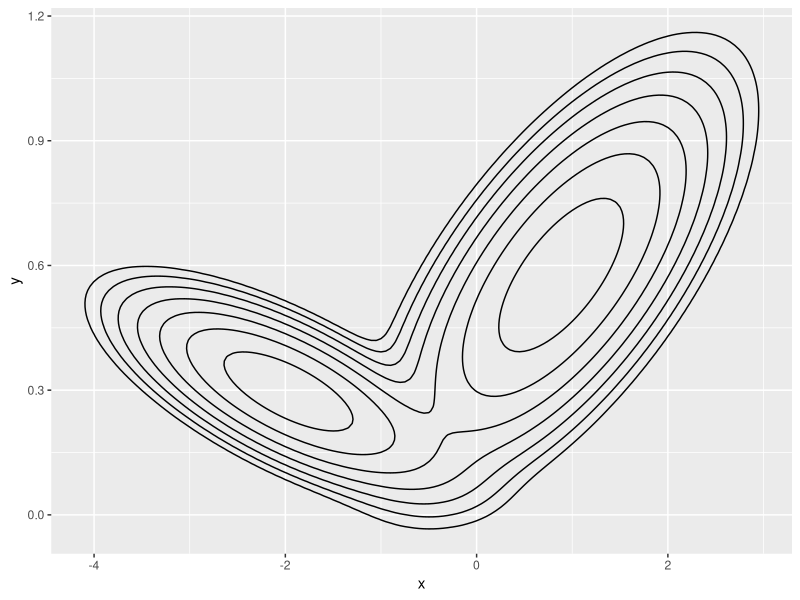

Write R code to recreate this figure.
## ---- chunk 1
knitr::opts_chunk$set(echo = TRUE)
## ---- chunk 2
library(ggplot2)
p_mixture <- function(x){
  f1 = x[1]+10*x[2]-1
  f2 = x[1]-0.1*x[2]+2
  f3 = x[1]-5*x[2] + 2
  f4 = x[1]+0.2*x[2] - 1
  return(exp(-f1**2-f2**2) + exp(-f3**2-f4**2))
}

x_all = seq(-5,5, by =0.05)
y_all = seq(-2,2, by =0.01)
data = expand.grid(x_all, y_all)
colnames(data) = c("x", "y")
z_all = apply(data, MARGIN = 1, p_mixture)
data$z = z_all
ggplot(data, aes(x=x, y=y, z = z)) + geom_contour(breaks = 10^(seq(-2,0, by =0.3)), colour = "black")
## ---- chunk 3
my_propensity <- function(Xs) {   # Xs: current state; you can also supply parameters
  
  #output: a vector of propensity for all reactions
}

my_stoichiometry <- function(r_ind) {   # r_ind: the choice of the reaction
  
  # output: the stoichiometry vector for the reaction r_ind
}
## ---- chunk 4
RK4_generic <- function(derivs, X0, n, t.total, dt, ...){ # Runge-Kutta 4th order, n variables, passing parameters via ellipsis
  # derivs: the function of the derivatives 
  # X0: initial condition, a vector of two elements
  # n: total number of variables 
  # t.total: total simulation time, assuming t starts from 0 at the beginning
  # dt: time step size 
  t_all = seq(0, t.total, by=dt)
  n_all = length(t_all)
  X_all = matrix(0, nrow = n_all, ncol = n)
  X_all[1,] = X0
  for (i in 1:(n_all-1)) {
    t_0= t_all[i]
    t_0.5 = t_0 + 0.5*dt
    t_1 = t_0 + dt
    k1 = dt * derivs(t_0,X_all[i,], ...)
    k2 = dt * derivs(t_0.5,X_all[i,] + k1/2, ...)
    k3 = dt * derivs(t_0.5,X_all[i,] + k2/2, ...)
    k4 = dt * derivs(t_1,X_all[i,] + k3, ...)
    X_all[i+1,] = X_all[i,] + (k1+2*k2+2*k3+k4)/6
  }
  return(cbind(t_all, X_all))   # the output is a matrix of t & X(t) for all time steps
}
